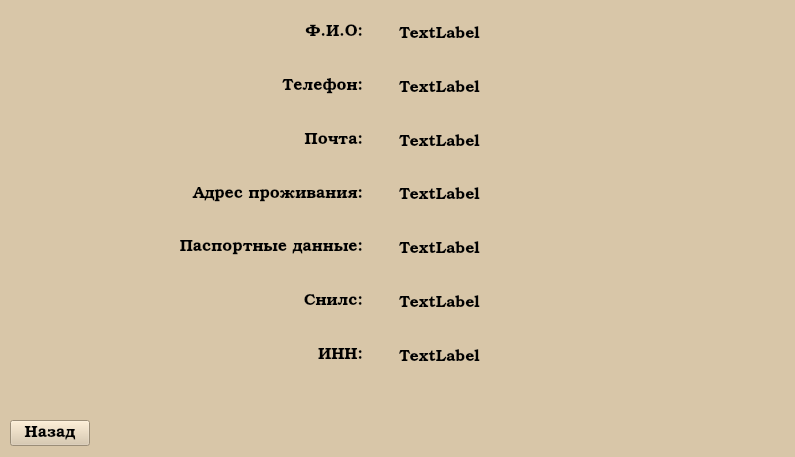
<?xml version="1.0" encoding="UTF-8"?>
<ui version="4.0">
 <class>MainWindow</class>
 <widget class="QMainWindow" name="MainWindow">
  <property name="geometry">
   <rect>
    <x>0</x>
    <y>0</y>
    <width>795</width>
    <height>457</height>
   </rect>
  </property>
  <property name="windowTitle">
   <string>Руководитель проекта</string>
  </property>
  <property name="styleSheet">
   <string notr="true">background-color: rgb(216, 198, 168);</string>
  </property>
  <widget class="QWidget" name="centralwidget">
   <widget class="QWidget" name="gridLayoutWidget">
    <property name="geometry">
     <rect>
      <x>10</x>
      <y>10</y>
      <width>781</width>
      <height>371</height>
     </rect>
    </property>
    <layout class="QGridLayout" name="gridLayout">
     <property name="sizeConstraint">
      <enum>QLayout::SetDefaultConstraint</enum>
     </property>
     <property name="leftMargin">
      <number>0</number>
     </property>
     <property name="topMargin">
      <number>0</number>
     </property>
     <property name="rightMargin">
      <number>40</number>
     </property>
     <property name="horizontalSpacing">
      <number>36</number>
     </property>
     <property name="verticalSpacing">
      <number>6</number>
     </property>
     <item row="1" column="1">
      <widget class="QLabel" name="label_name">
       <property name="font">
        <font>
         <family>URW Bookman</family>
         <pointsize>12</pointsize>
         <weight>50</weight>
         <italic>false</italic>
         <bold>false</bold>
        </font>
       </property>
       <property name="text">
        <string>TextLabel</string>
       </property>
      </widget>
     </item>
     <item row="5" column="1">
      <widget class="QLabel" name="label_pasport">
       <property name="font">
        <font>
         <family>URW Bookman</family>
         <pointsize>12</pointsize>
        </font>
       </property>
       <property name="text">
        <string>TextLabel</string>
       </property>
      </widget>
     </item>
     <item row="4" column="0">
      <widget class="QLabel" name="label_4">
       <property name="font">
        <font>
         <family>URW Bookman</family>
         <pointsize>12</pointsize>
        </font>
       </property>
       <property name="text">
        <string>&lt;html&gt;&lt;head/&gt;&lt;body&gt;&lt;p align=&quot;right&quot;&gt;Адрес проживания:&lt;/p&gt;&lt;/body&gt;&lt;/html&gt;</string>
       </property>
      </widget>
     </item>
     <item row="2" column="1">
      <widget class="QLabel" name="label_telefon">
       <property name="font">
        <font>
         <family>URW Bookman</family>
         <pointsize>12</pointsize>
        </font>
       </property>
       <property name="text">
        <string>TextLabel</string>
       </property>
      </widget>
     </item>
     <item row="6" column="1">
      <widget class="QLabel" name="label_snils">
       <property name="font">
        <font>
         <family>URW Bookman</family>
         <pointsize>12</pointsize>
        </font>
       </property>
       <property name="text">
        <string>TextLabel</string>
       </property>
      </widget>
     </item>
     <item row="7" column="1">
      <widget class="QLabel" name="label_inn">
       <property name="font">
        <font>
         <family>URW Bookman</family>
         <pointsize>12</pointsize>
        </font>
       </property>
       <property name="text">
        <string>TextLabel</string>
       </property>
      </widget>
     </item>
     <item row="2" column="0">
      <widget class="QLabel" name="label_2">
       <property name="font">
        <font>
         <family>URW Bookman</family>
         <pointsize>12</pointsize>
        </font>
       </property>
       <property name="text">
        <string>&lt;html&gt;&lt;head/&gt;&lt;body&gt;&lt;p align=&quot;right&quot;&gt;Телефон:&lt;/p&gt;&lt;/body&gt;&lt;/html&gt;</string>
       </property>
      </widget>
     </item>
     <item row="6" column="0">
      <widget class="QLabel" name="label_6">
       <property name="font">
        <font>
         <family>URW Bookman</family>
         <pointsize>12</pointsize>
        </font>
       </property>
       <property name="text">
        <string>&lt;html&gt;&lt;head/&gt;&lt;body&gt;&lt;p align=&quot;right&quot;&gt;Снилс:&lt;/p&gt;&lt;/body&gt;&lt;/html&gt;</string>
       </property>
      </widget>
     </item>
     <item row="3" column="0">
      <widget class="QLabel" name="label_3">
       <property name="font">
        <font>
         <family>URW Bookman</family>
         <pointsize>12</pointsize>
        </font>
       </property>
       <property name="text">
        <string>&lt;html&gt;&lt;head/&gt;&lt;body&gt;&lt;p align=&quot;right&quot;&gt;Почта:&lt;/p&gt;&lt;/body&gt;&lt;/html&gt;</string>
       </property>
      </widget>
     </item>
     <item row="5" column="0">
      <widget class="QLabel" name="label_5">
       <property name="font">
        <font>
         <family>URW Bookman</family>
         <pointsize>12</pointsize>
        </font>
       </property>
       <property name="text">
        <string>&lt;html&gt;&lt;head/&gt;&lt;body&gt;&lt;p align=&quot;right&quot;&gt;Паспортные данные:&lt;/p&gt;&lt;/body&gt;&lt;/html&gt;</string>
       </property>
      </widget>
     </item>
     <item row="7" column="0">
      <widget class="QLabel" name="label_7">
       <property name="font">
        <font>
         <family>URW Bookman</family>
         <pointsize>12</pointsize>
        </font>
       </property>
       <property name="text">
        <string>&lt;html&gt;&lt;head/&gt;&lt;body&gt;&lt;p align=&quot;right&quot;&gt;ИНН:&lt;/p&gt;&lt;/body&gt;&lt;/html&gt;</string>
       </property>
      </widget>
     </item>
     <item row="1" column="0">
      <widget class="QLabel" name="label">
       <property name="font">
        <font>
         <family>URW Bookman</family>
         <pointsize>12</pointsize>
        </font>
       </property>
       <property name="text">
        <string>&lt;html&gt;&lt;head/&gt;&lt;body&gt;&lt;p align=&quot;right&quot;&gt;Ф.И.О:&lt;/p&gt;&lt;/body&gt;&lt;/html&gt;</string>
       </property>
      </widget>
     </item>
     <item row="3" column="1">
      <widget class="QLabel" name="label_mail">
       <property name="font">
        <font>
         <family>URW Bookman</family>
         <pointsize>12</pointsize>
        </font>
       </property>
       <property name="text">
        <string>TextLabel</string>
       </property>
      </widget>
     </item>
     <item row="4" column="1">
      <widget class="QLabel" name="label_adres">
       <property name="font">
        <font>
         <family>URW Bookman</family>
         <pointsize>12</pointsize>
        </font>
       </property>
       <property name="text">
        <string>TextLabel</string>
       </property>
      </widget>
     </item>
    </layout>
   </widget>
   <widget class="QPushButton" name="pushButton">
    <property name="geometry">
     <rect>
      <x>10</x>
      <y>420</y>
      <width>80</width>
      <height>26</height>
     </rect>
    </property>
    <property name="font">
     <font>
      <family>URW Bookman</family>
      <pointsize>12</pointsize>
     </font>
    </property>
    <property name="text">
     <string>Назад</string>
    </property>
   </widget>
  </widget>
 </widget>
 <resources/>
 <connections/>
</ui>
